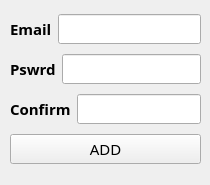
<?xml version="1.0" encoding="UTF-8"?>
<ui version="4.0">
 <class>new_user</class>
 <widget class="QWidget" name="new_user">
  <property name="geometry">
   <rect>
    <x>0</x>
    <y>0</y>
    <width>210</width>
    <height>185</height>
   </rect>
  </property>
  <property name="windowTitle">
   <string>Registrar Usuario</string>
  </property>
  <widget class="QWidget" name="layoutWidget">
   <property name="geometry">
    <rect>
     <x>10</x>
     <y>10</y>
     <width>191</width>
     <height>161</height>
    </rect>
   </property>
   <property name="font">
    <font>
     <family>Yu Gothic</family>
     <pointsize>11</pointsize>
    </font>
   </property>
   <layout class="QVBoxLayout" name="verticalLayout">
    <item>
     <layout class="QHBoxLayout" name="horizontalLayout">
      <item>
       <widget class="QLabel" name="label">
        <property name="font">
         <font>
          <family>Yu Gothic</family>
          <pointsize>11</pointsize>
          <bold>true</bold>
         </font>
        </property>
        <property name="text">
         <string>Email</string>
        </property>
       </widget>
      </item>
      <item>
       <widget class="QLineEdit" name="txt_email">
        <property name="font">
         <font>
          <family>Yu Gothic</family>
          <pointsize>11</pointsize>
         </font>
        </property>
       </widget>
      </item>
     </layout>
    </item>
    <item>
     <layout class="QHBoxLayout" name="horizontalLayout_2">
      <item>
       <widget class="QLabel" name="label_2">
        <property name="font">
         <font>
          <family>Yu Gothic</family>
          <pointsize>11</pointsize>
          <bold>true</bold>
         </font>
        </property>
        <property name="text">
         <string>Pswrd</string>
        </property>
       </widget>
      </item>
      <item>
       <widget class="QLineEdit" name="txt_psw">
        <property name="font">
         <font>
          <family>Yu Gothic</family>
          <pointsize>11</pointsize>
         </font>
        </property>
       </widget>
      </item>
     </layout>
    </item>
    <item>
     <layout class="QHBoxLayout" name="horizontalLayout_3">
      <item>
       <widget class="QLabel" name="label_3">
        <property name="font">
         <font>
          <family>Yu Gothic</family>
          <pointsize>11</pointsize>
          <bold>true</bold>
         </font>
        </property>
        <property name="text">
         <string>Confirm</string>
        </property>
       </widget>
      </item>
      <item>
       <widget class="QLineEdit" name="txt_confirm">
        <property name="font">
         <font>
          <family>Yu Gothic</family>
          <pointsize>11</pointsize>
         </font>
        </property>
       </widget>
      </item>
     </layout>
    </item>
    <item>
     <widget class="QPushButton" name="pushButton">
      <property name="font">
       <font>
        <family>Yu Gothic</family>
        <pointsize>11</pointsize>
        <bold>false</bold>
       </font>
      </property>
      <property name="text">
       <string>ADD</string>
      </property>
     </widget>
    </item>
   </layout>
  </widget>
 </widget>
 <resources/>
 <connections/>
</ui>
